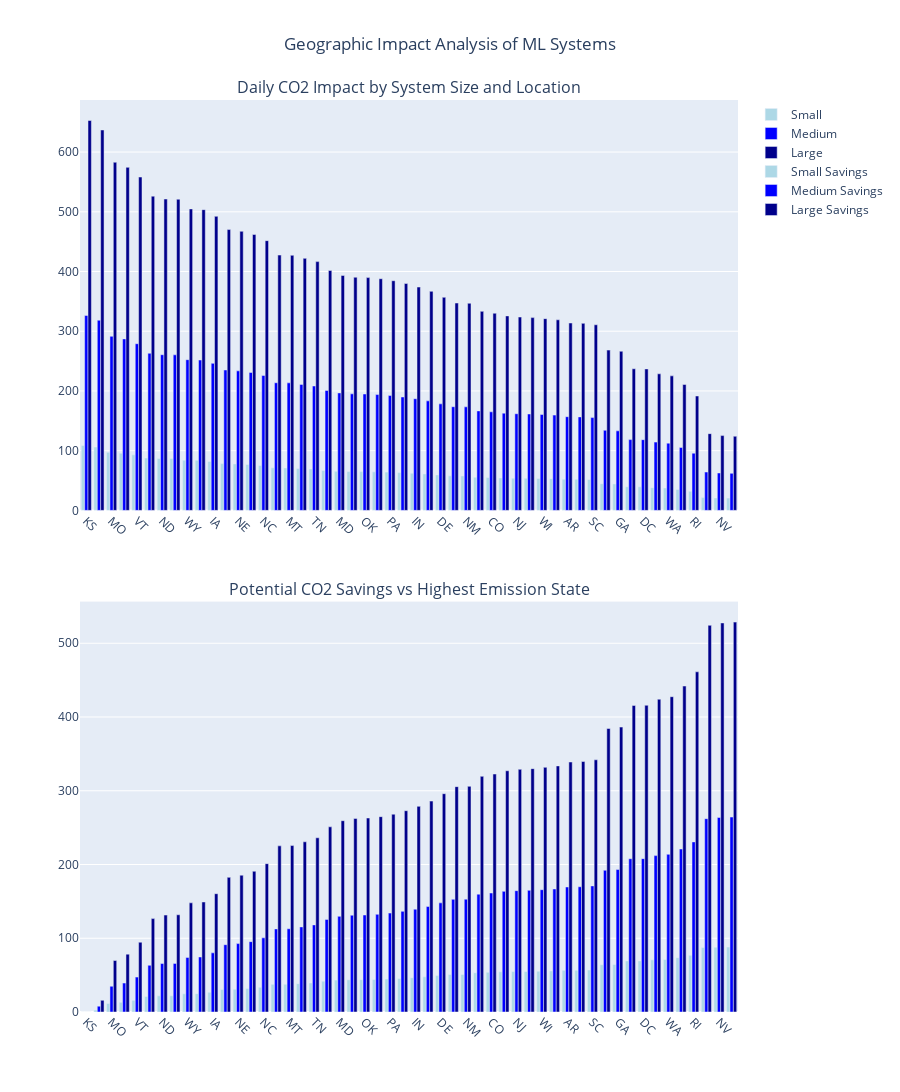

The notebook cell this image was saved under:
### Markdown cell above
## Geographic Impact Analysis
This section visualizes how location affects the environmental impact of AI systems. We create:
- Interactive choropleth maps of emissions rates
- Comparative analysis of system impacts across states
- Potential carbon savings through geographic optimization

### Code cell
import geopandas as gpd
import plotly.express as px
import plotly.graph_objects as go
from plotly.subplots import make_subplots
import json
import requests

# Create images directory if it doesn't exist
import os
images_dir = '../images/analysis'
os.makedirs(images_dir, exist_ok=True)

def analyze_geographic_impact(state_stats, emissions_col):
    """Analyze and visualize geographic impact of ML systems"""
    print("Starting geographic impact analysis...")
    
    # Prepare emissions data
    state_impacts = pd.DataFrame(state_stats[emissions_col]['mean'])
    state_impacts.columns = ['emissions_rate']
    state_impacts['state'] = state_impacts.index
    
    print("\nCreating choropleth map...")
    
    # Create choropleth map using Plotly Express
    fig1 = px.choropleth(
        state_impacts,
        locations='state',
        locationmode='USA-states',
        color='emissions_rate',
        scope='usa',
        color_continuous_scale='Viridis',
        title='CO2 Emissions Rate by State (lb/MWh)',
        labels={'emissions_rate': 'CO2 Emissions Rate (lb/MWh)'}
    )
    
    # Customize layout
    fig1.update_layout(
        title_x=0.5,
        geo=dict(
            showlakes=True,
            lakecolor='rgb(255, 255, 255)'
        ),
        width=1000,
        height=600
    )
    
    # Display first figure
    fig1.show()
    
    print("Map created and displayed. Calculating system impacts...")
    
    # Calculate impact for different system sizes
    system_sizes = {
        'Small': 2000,    # 2kW system
        'Medium': 6000,   # 6kW system
        'Large': 12000    # 12kW system
    }
    
    impact_comparison = pd.DataFrame()
    for size, power in system_sizes.items():
        daily_mwh = (power * 24) / 1_000_000
        impact_comparison[f'{size}_System_CO2'] = state_impacts['emissions_rate'] * daily_mwh
    
    print("\nCreating impact comparison visualization...")
    
    # Create impact visualization
    fig2 = make_subplots(
        rows=2, cols=1,
        subplot_titles=(
            'Daily CO2 Impact by System Size and Location',
            'Potential CO2 Savings vs Highest Emission State'
        ),
        vertical_spacing=0.1
    )
    
    # Color scheme for different system sizes
    colors = {'Small': 'lightblue', 'Medium': 'blue', 'Large': 'darkblue'}
    
    # Add impact bars
    for size in system_sizes.keys():
        fig2.add_trace(
            go.Bar(
                name=size,
                x=impact_comparison.index,
                y=impact_comparison[f'{size}_System_CO2'],
                marker_color=colors[size],
                hovertemplate="State: %{x}<br>Daily CO2: %{y:.1f} lbs<extra></extra>"
            ),
            row=1, col=1
        )
    
    # Add savings potential
    for size in system_sizes.keys():
        max_impact = impact_comparison[f'{size}_System_CO2'].max()
        savings = max_impact - impact_comparison[f'{size}_System_CO2']
        fig2.add_trace(
            go.Bar(
                name=f'{size} Savings',
                x=impact_comparison.index,
                y=savings,
                marker_color=colors[size],
                hovertemplate="State: %{x}<br>Savings: %{y:.1f} lbs/day<extra></extra>"
            ),
            row=2, col=1
        )
    
    # Update layout
    fig2.update_layout(
        height=1200,
        showlegend=True,
        title_text="Geographic Impact Analysis of ML Systems",
        title_x=0.5,
        barmode='group'
    )
    
    # Update axes
    fig2.update_xaxes(tickangle=45)
    
    # Display second figure
    fig2.show()
    
    print("\nSaving visualizations...")
    # Save the figures
    fig1.write_html(os.path.join(images_dir, 'emissions_map.html'))
    fig2.write_html(os.path.join(images_dir, 'geographic_impact.html'))
    
    print("\nGenerating summary statistics...")
    # Additional summary statistics
    summary_stats = pd.DataFrame({
        'Metric': [
            'Highest Emissions State',
            'Lowest Emissions State',
            'Emissions Rate Difference',
            'Potential Daily Savings (Large System)',
            'States Above National Average',
            'States Below National Average'
        ],
        'Value': [
            state_impacts['emissions_rate'].idxmax(),
            state_impacts['emissions_rate'].idxmin(),
            f"{state_impacts['emissions_rate'].max() - state_impacts['emissions_rate'].min():.2f} lb/MWh",
            f"{savings.max():.2f} lbs/day",
            sum(state_impacts['emissions_rate'] > state_impacts['emissions_rate'].mean()),
            sum(state_impacts['emissions_rate'] < state_impacts['emissions_rate'].mean())
        ]
    })
    
    print("\nGeographic Impact Summary:")
    print(summary_stats.to_string(index=False))
    
    # Save results
    impact_comparison.to_csv(os.path.join(images_dir, 'geographic_impact.csv'))
    summary_stats.to_csv(os.path.join(images_dir, 'geographic_summary.csv'))
    
    # Print top 5 and bottom 5 states by emissions
    print("\nTop 5 States by Emissions Rate (lb/MWh):")
    print(state_impacts.nlargest(5, 'emissions_rate')[['emissions_rate']].round(2))
    
    print("\nBottom 5 States by Emissions Rate (lb/MWh):")
    print(state_impacts.nsmallest(5, 'emissions_rate')[['emissions_rate']].round(2))
    
    return impact_comparison, summary_stats, fig1, fig2

# Run geographic analysis
impact_comparison, summary_stats, fig1, fig2 = analyze_geographic_impact(state_stats, emissions_col)

### Figure 1 — Plotly figure (JSON) as saved in the notebook; plotly's stock layout.template omitted (floating-point values rounded to 4 significant figures)
{"data": [{"hovertemplate": "State: %{x}<br>Daily CO2: %{y:.1f} lbs<extra></extra>", "marker": {"color": "lightblue"}, "name": "Small", "type": "bar", "x": ["KS", "CT", "MO", "UT", "VT", "AK", "ND", "PR", "WY", "OH", "IA", "WV", "NE", "HI", "NC", "FL", "MT", "SD", "TN", "MI", "MD", "NY", "OK", "MN", "PA", "IL", "IN", "TX", "DE", "NH", "NM", "AZ", "CO", "MA", "NJ", "VA", "WI", "MS", "AR", "KY", "SC", "ME", "GA", "LA", "DC", "AL", "WA", "CA", "RI", "ID", "NV", "OR"], "xaxis": "x", "y": [108.8, 106.2, 97.16, 95.73, 93.04, 87.7, 86.9, 86.83, 84.13, 83.94, 82.07, 78.38, 77.89, 77.0, 75.28, 71.25, 71.19, 70.34, 69.43, 66.95, 65.57, 65.06, 64.97, 64.66, 64.1, 63.31, 62.33, 61.14, 59.47, 57.87, 57.8, 55.54, 55.02, 54.28, 53.96, 53.8, 53.51, 53.19, 52.3, 52.2, 51.81, 44.73, 44.41, 39.52, 39.49, 38.12, 37.54, 35.14, 31.92, 21.42, 20.88, 20.69], "yaxis": "y"}, {"hovertemplate": "State: %{x}<br>Daily CO2: %{y:.1f} lbs<extra></extra>", "marker": {"color": "blue"}, "name": "Medium", "type": "bar", "x": ["KS", "CT", "MO", "UT", "VT", "AK", "ND", "PR", "WY", "OH", "IA", "WV", "NE", "HI", "NC", "FL", "MT", "SD", "TN", "MI", "MD", "NY", "OK", "MN", "PA", "IL", "IN", "TX", "DE", "NH", "NM", "AZ", "CO", "MA", "NJ", "VA", "WI", "MS", "AR", "KY", "SC", "ME", "GA", "LA", "DC", "AL", "WA", "CA", "RI", "ID", "NV", "OR"], "xaxis": "x", "y": [326.4, 318.5, 291.5, 287.2, 279.1, 263.1, 260.7, 260.5, 252.4, 251.8, 246.2, 235.1, 233.7, 231.0, 225.8, 213.8, 213.6, 211.0, 208.3, 200.9, 196.7, 195.2, 194.9, 194.0, 192.3, 189.9, 187.0, 183.4, 178.4, 173.6, 173.4, 166.6, 165.1, 162.8, 161.9, 161.4, 160.5, 159.6, 156.9, 156.6, 155.4, 134.2, 133.2, 118.6, 118.5, 114.3, 112.6, 105.4, 95.77, 64.26, 62.63, 62.08], "yaxis": "y"}, {"hovertemplate": "State: %{x}<br>Daily CO2: %{y:.1f} lbs<extra></extra>", "marker": {"color": "darkblue"}, "name": "Large", "type": "bar", "x": ["KS", "CT", "MO", "UT", "VT", "AK", "ND", "PR", "WY", "OH", "IA", "WV", "NE", "HI", "NC", "FL", "MT", "SD", "TN", "MI", "MD", "NY", "OK", "MN", "PA", "IL", "IN", "TX", "DE", "NH", "NM", "AZ", "CO", "MA", "NJ", "VA", "WI", "MS", "AR", "KY", "SC", "ME", "GA", "LA", "DC", "AL", "WA", "CA", "RI", "ID", "NV", "OR"], "xaxis": "x", "y": [652.8, 637.0, 583.0, 574.4, 558.2, 526.2, 521.4, 521.0, 504.8, 503.6, 492.4, 470.3, 467.3, 462.0, 451.7, 427.5, 427.1, 422.0, 416.6, 401.7, 393.4, 390.4, 389.8, 387.9, 384.6, 379.9, 374.0, 366.8, 356.8, 347.2, 346.8, 333.3, 330.1, 325.7, 323.8, 322.8, 321.1, 319.1, 313.8, 313.2, 310.8, 268.4, 266.5, 237.1, 236.9, 228.7, 225.3, 210.8, 191.5, 128.5, 125.3, 124.2], "yaxis": "y"}, {"hovertemplate": "State: %{x}<br>Savings: %{y:.1f} lbs/day<extra></extra>", "marker": {"color": "lightblue"}, "name": "Small Savings", "type": "bar", "x": ["KS", "CT", "MO", "UT", "VT", "AK", "ND", "PR", "WY", "OH", "IA", "WV", "NE", "HI", "NC", "FL", "MT", "SD", "TN", "MI", "MD", "NY", "OK", "MN", "PA", "IL", "IN", "TX", "DE", "NH", "NM", "AZ", "CO", "MA", "NJ", "VA", "WI", "MS", "AR", "KY", "SC", "ME", "GA", "LA", "DC", "AL", "WA", "CA", "RI", "ID", "NV", "OR"], "xaxis": "x2", "y": [0, 2.64, 11.64, 13.08, 15.77, 21.11, 21.91, 21.97, 24.67, 24.87, 26.74, 30.43, 30.92, 31.8, 33.52, 37.55, 37.62, 38.47, 39.38, 41.85, 43.23, 43.74, 43.84, 44.15, 44.71, 45.49, 46.48, 47.67, 49.34, 50.93, 51.0, 53.26, 53.78, 54.52, 54.84, 55.0, 55.29, 55.62, 56.5, 56.61, 57.0, 64.07, 64.39, 69.28, 69.32, 70.69, 71.26, 73.67, 76.88, 87.39, 87.93, 88.11], "yaxis": "y2"}, {"hovertemplate": "State: %{x}<br>Savings: %{y:.1f} lbs/day<extra></extra>", "marker": {"color": "blue"}, "name": "Medium Savings", "type": "bar", "x": ["KS", "CT", "MO", "UT", "VT", "AK", "ND", "PR", "WY", "OH", "IA", "WV", "NE", "HI", "NC", "FL", "MT", "SD", "TN", "MI", "MD", "NY", "OK", "MN", "PA", "IL", "IN", "TX", "DE", "NH", "NM", "AZ", "CO", "MA", "NJ", "VA", "WI", "MS", "AR", "KY", "SC", "ME", "GA", "LA", "DC", "AL", "WA", "CA", "RI", "ID", "NV", "OR"], "xaxis": "x2", "y": [0, 7.919, 34.93, 39.23, 47.31, 63.33, 65.72, 65.92, 74.01, 74.6, 80.21, 91.28, 92.75, 95.41, 100.6, 112.6, 112.9, 115.4, 118.1, 125.6, 129.7, 131.2, 131.5, 132.4, 134.1, 136.5, 139.4, 143.0, 148.0, 152.8, 153.0, 159.8, 161.4, 163.6, 164.5, 165.0, 165.9, 166.9, 169.5, 169.8, 171.0, 192.2, 193.2, 207.8, 208.0, 212.1, 213.8, 221.0, 230.6, 262.2, 263.8, 264.3], "yaxis": "y2"}, {"hovertemplate": "State: %{x}<br>Savings: %{y:.1f} lbs/day<extra></extra>", "marker": {"color": "darkblue"}, "name": "Large Savings", "type": "bar", "x": ["KS", "CT", "MO", "UT", "VT", "AK", "ND", "PR", "WY", "OH", "IA", "WV", "NE", "HI", "NC", "FL", "MT", "SD", "TN", "MI", "MD", "NY", "OK", "MN", "PA", "IL", "IN", "TX", "DE", "NH", "NM", "AZ", "CO", "MA", "NJ", "VA", "WI", "MS", "AR", "KY", "SC", "ME", "GA", "LA", "DC", "AL", "WA", "CA", "RI", "ID", "NV", "OR"], "xaxis": "x2", "y": [0, 15.84, 69.85, 78.45, 94.61, 126.7, 131.4, 131.8, 148.0, 149.2, 160.4, 182.6, 185.5, 190.8, 201.1, 225.3, 225.7, 230.8, 236.3, 251.1, 259.4, 262.5, 263.0, 264.9, 268.2, 273.0, 278.9, 286.0, 296.0, 305.6, 306.0, 319.6, 322.7, 327.1, 329.1, 330.0, 331.7, 333.7, 339.0, 339.6, 342.0, 384.4, 386.3, 415.7, 415.9, 424.1, 427.6, 442.0, 461.3, 524.3, 527.6, 528.7], "yaxis": "y2"}], "layout": {"annotations": [{"font": {"size": 16}, "showarrow": false, "text": "Daily CO2 Impact by System Size and Location", "x": 0.5, "xanchor": "center", "xref": "paper", "y": 1, "yanchor": "bottom", "yref": "paper"}, {"font": {"size": 16}, "showarrow": false, "text": "Potential CO2 Savings vs Highest Emission State", "x": 0.5, "xanchor": "center", "xref": "paper", "y": 0.45, "yanchor": "bottom", "yref": "paper"}], "barmode": "group", "height": 1200, "showlegend": true, "title": {"text": "Geographic Impact Analysis of ML Systems", "x": 0.5}, "xaxis": {"anchor": "y", "domain": [0, 1], "tickangle": 45}, "xaxis2": {"anchor": "y2", "domain": [0, 1], "tickangle": 45}, "yaxis": {"anchor": "x", "domain": [0.55, 1]}, "yaxis2": {"anchor": "x2", "domain": [0, 0.45]}}}
